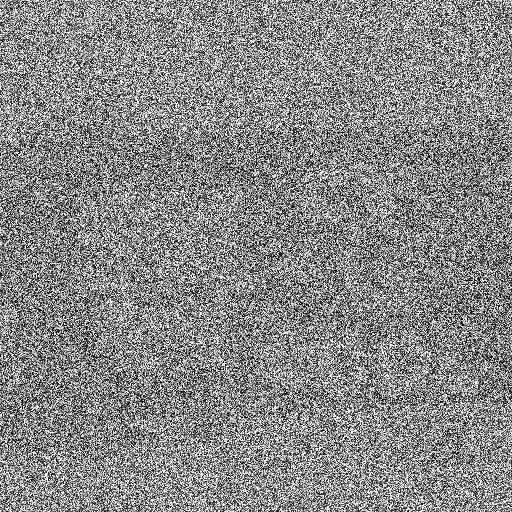
#> input picture Assignment 1 - Image Fundamentals/src/images/photometric_hidden_image.png, 512 x 512 px; the run also reads 1 picture not shown here
$ jupyter execute --allow-errors Assignment1_ImageFundamentals.ipynb
#> lines starting #> are read from the running program, lines starting #| are printed output that depends on the picture
#> further down, photometricHiddenImage is the input picture: shape (512, 512, 3); min 0, max 255, mean 135.8
# Assignment 1 - Image Fundamentals

Class: COMP 5970 - Computer Vision

Author: Chris Hinkson

Email: cmh0201@auburn.edu

*Personal Contribution Statement: This was an individual project and I did everything in it.*

*Generative AI Declaration: ChatGPT was used to explain package syntax and to see examples of how to use package syntax (specifically: cv2, ipywidget, and matplotlib syntax). All code provided here is written by myself with some inspiration from Dr. Aakur's class examples and the examples generated by ChatGPT.*

## Task 1 Report: Photometric Decoder

The goal of Task 1 is to build a Photometric Decoder that reveals a hidden phrase or message in a provided photograph. For full details, see [Assignment1.pdf](../Assignment1.pdf).

### Approach Strategy

My approach strategy for Task 1 was to first build a set of tools that would allow me to easily modify values. I could then use these tools to complete photometric operations to find the optimal configuration for revealing the code.

I started off by just adjusting each setting on its own (brightness, contrast, gamma, greyscale) to see if there were any obvious limits. I made a few initial observations from this:

- I found that each setting for brightness, contrast, and gamma would need a lot of balance
- By setting a modifier to a high value (for brightness, > 1, for contrast, > 5, for gamma, > 3), the image would quickly not even be recognizable as having any content
- Some modifiers, light brightness, did not change the image output as quickly, whereas other modifiers, like gamma, changed the image output at a much faster rate

Note that the above points are likely a cause from both my implementation and the underlying photometric operation. For instance, I could have implemented gamma modification at another scale that would allow for more range. However, because gamma modification is naturally going to make large adjustments and provide different effects for different images, this is not purely related to my implementation either.

After these initial observations, I began testing combinations of the modifications, slowly adjusting each parameter to be slightly more revealing and then moving on to the next photometric modifier. While this is an overall manual and time-consuming process, it allowed me to observe the specific effects that each modifier would have on the target image. I eventually found that brightness values close to 0.5, contrast values around 2-3, and gamma values < 1 performed the best. I continued to make smaller and smaller adjustments until I found the optimal configuration, described in the Results section of this report.

### Implementation

The first step of my implementation was to create a set of tools for modifying the image via photometric operations. I initially made an ImageModifier class that handles the brightness, contrast, gamma, and greyscale adjustments for an image, all of which are based on Dr. Aakur's examples from class. I then created an ImageDisplay class to easily display and save images using matplotlib.

To easily test different photometric operations, I used ipywidgets, which are designed for Jupyter notebooks. These allow for interactive elements to be embedded into the cell output, such as sliders (which I used for changing brightness, contrast, gamma, and greyscale setting) and buttons (which I used to save configurations found in the interactive display).

Overall, the implementation flow provided here is relatively simple: create classes to handle image modifications and display -> use ipywidgets to interactively control these modifications -> identify the best results.

### Dependencies and Runtime Instructions

For Task 1, there are several dependencies required for the program:
1) Python's [Enums](https://docs.python.org/3/library/enum.html), [Warnings](https://docs.python.org/3/library/warnings.html), and [OS](https://docs.python.org/3/library/os.html) for system support
2) [Numpy](https://numpy.org/) for storing images
3) [CV2](https://opencv.org/) for loading and saving images
4) [IPython Display Module](https://ipython.readthedocs.io/en/9.0.0/api/generated/IPython.display.html), [ipywidget](https://ipywidgets.readthedocs.io/en/stable/), and [matplotlib](https://matplotlib.org/) for interactive output
5) [Requests](https://pypi.org/project/requests/) for automatically downloading resources

Two files are needed to successfully run the below code cells. These files are automatically downloaded from my github to ensure that they are available:
1) [The hidden image provided by Dr. Aakur](https://github.com/cmh02/COMP5970---Computer-Vision/blob/944a831032c287104a8c4aa6f5db6e9ad6dd5b00/Assignment%201%20-%20Image%20Fundamentals/src/images/photometric_hidden_image.png)
2) [The best solution I was able to create that uncovers the hidden code](https://github.com/cmh02/COMP5970---Computer-Vision/blob/944a831032c287104a8c4aa6f5db6e9ad6dd5b00/Assignment%201%20-%20Image%20Fundamentals/src/images/Task1BestImage.png)

To run the program, you simply need to run the below three cells. The first cell will create all of the needed classes, and the second will initialize some instances of them and provide an interactive image output with sliders for controlling the image modification parameters and saving any modified images. Note that the save button will save images to the [images](images/) directory. The third and final cell for Task 1 recreates the image configuration that I found best-reveals the secret phrase.

### Task 1 Results

With the interactive image output provided in the second code cell below, I was able to adjust values and find a configuration that best reveals the secret code phrase "CV is cool" (and spongebob). I created the third code cell to always display this configuration.

While other values for the brightness, contrast, gamma, and greyscale setting can also somewhat reveal the phrase, these settings provided the clearest identification of the phrase possible.

[cell 1]
'''
MODULE IMPORTS
'''

# System
import os
import requests
from enum import Enum
from warnings import warn

# Data
import numpy as np

# Image Processing
import cv2

# Display
from IPython.display import display, clear_output
from ipywidgets import interact, FloatSlider, SelectionSlider, Button
import matplotlib.pyplot as plt

'''
FILE DOWNLOADS

This section will download needed files from my github if they are not already present locally.
'''

# Create image directory if it does not exist
os.makedirs("images", exist_ok=True)

# Download the photometric hidden image if it does not exist
if not os.path.exists("images/photometric_hidden_image.png"):
	print("Downloading photometric_hidden_image.png!")
	response = requests.get("https://github.com/cmh02/COMP5970---Computer-Vision/blob/955601d04c60f4bcc52ec903e7d3c9db419c6e86/Assignment%201%20-%20Image%20Fundamentals/src/images/photometric_hidden_image.png?raw=true")
	with open("images/photometric_hidden_image.png", "wb") as hiddenImageFile:
		hiddenImageFile.write(response.content)
	print("File saved to images/photometric_hidden_image.png!")
else:
	print("Photometric hidden image already exists, not downloading.")

# Download the best task1 solution image if it does not exist
if not os.path.exists("images/Task1BestImage.png"):
	print("Downloading Task1BestImage.png!")
	response = requests.get("https://github.com/cmh02/COMP5970---Computer-Vision/blob/955601d04c60f4bcc52ec903e7d3c9db419c6e86/Assignment%201%20-%20Image%20Fundamentals/src/images/Task1BestImage.png?raw=true")
	with open("images/Task1BestImage.png", "wb") as bestImageFile:
		bestImageFile.write(response.content)
	print("File saved to images/Task1BestImage.png!")
else:
	print("Task 1 best image already exists, not downloading.")

'''
ENUM CREATION

Enums are used to help with code readability and usability:
- GreyscaleType: Enum for the different types of grayscale conversions
'''
class GreyscaleType(Enum):
	COLOR = 0
	AVERAGE = 1
	WEIGHTED = 2

'''
IMAGE DISPLAY CLASS

The first class contains methods for displaying images in the Jupyter environment
via IPython display. It also allows for a title to be displayed above the image.
'''
class ImageDisplay:

	# Class Constructor
	def __init__(self):

		# Initialize instance variables
		self.image = None
		self.title = "Image"
		self.axesImage = None

		# Setup matplotlib
		self.fig, self.ax = plt.subplots()
		plt.close(self.fig)

	# Show Image
	# [35 lines left out: functions showImage, saveImage, not called in this run]

'''
IMAGE MODIFICATION CLASS

This class will provide methods for modifying images inline with the assignment
description. Note that this uses cv2's MatLike type for images, since cv2 will be
used for image loading and saving.
'''
class ImageModifier:

	# Class Constructor
	def __init__(self, image: cv2.typing.MatLike):

		# Initialize instance variables
		self.image = image

	# Get Image Method
	# [13 lines left out: function getImage, not called in this run]

	# Change Image Brightness (Inspired by Dr. Aaukur's class example)
	def changeImageBrightness(self, image: cv2.typing.MatLike=None, brightnessModifier: int=0, returnGreyscaleType: GreyscaleType=GreyscaleType.COLOR) -> cv2.typing.MatLike:

		# Ensure image has been set, and if not, use the instance image
#> called with brightnessModifier = 0.45
		if image is None:
			image = self.image

		# Adjust brightness for all pixels in img
		image = (image.astype(np.float32)/255.) + brightnessModifier

		# Perform intensity clipping for [0,1]
		image = np.where(image > 1, 1, image)
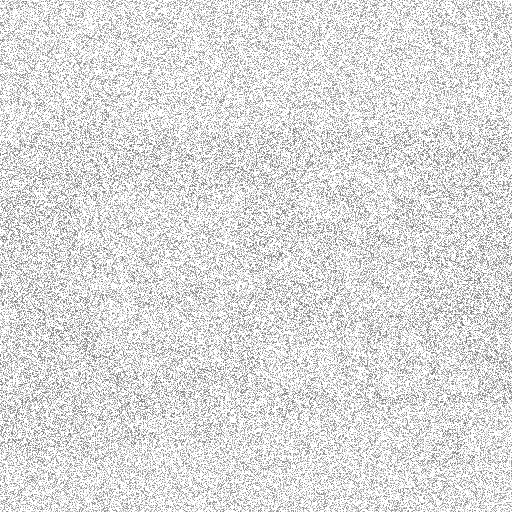
#> image: shape (512, 512, 3) float32; min 0.45, max 1, mean 0.866
		image = np.where(image < 0, 0, image)

		# Set the image back to [0,255]
		image = (image * 255).astype(np.uint8)

		# Return the modified image, in the specified greyscale type
		if returnGreyscaleType == GreyscaleType.AVERAGE:
			return self.changeImageGreyscale(image, GreyscaleType.AVERAGE)
		elif returnGreyscaleType == GreyscaleType.WEIGHTED:
			return self.changeImageGreyscale(image, GreyscaleType.WEIGHTED)
		else:
			return image

	# Make Image Greyscale (Inspired by Dr. Aaukur's class example)
	def changeImageGreyscale(self, image: cv2.typing.MatLike=None, greyscaleType: GreyscaleType=GreyscaleType.WEIGHTED) -> cv2.typing.MatLike:

		# Ensure image has been set, and if not, use the instance image
		if image is None:
			image = self.image

		# Build average-greyscale image
		if greyscaleType == GreyscaleType.AVERAGE:
			greyscaleImage = (image[:,:,0].astype(float) + image[:,:,1].astype(float) + image[:,:,2].astype(float))/3
			greyscaleImage = greyscaleImage.astype (np.uint8)
			return greyscaleImage

		# Build weighted-greyscale image
		elif greyscaleType == GreyscaleType.WEIGHTED:
			greyscaleImage = (0.2125 * image[:,:,0].astype(float) + 0.7154 * image[:,:,1].astype(float) + 0.721 * image[:,:,2].astype(float))/3
			greyscaleImage = greyscaleImage.astype (np.uint8)
			return greyscaleImage

		# If color, return original image
		else:
			return image

	# Change Image Contrast (Inspired by Dr. Aaukur's class example)
	def changeImageContrast(self, image: cv2.typing.MatLike=None, contrastModifier: float=1.0, returnGreyscaleType: GreyscaleType=GreyscaleType.COLOR) -> cv2.typing.MatLike:

		# Ensure image has been set, and if not, use the instance image
#> called with contrastModifier = 2
		if image is None:
			image = self.image

		# Adjust contrast for all pixels in image (can either be single modifier for all or a matrix)
		image = image.astype(np.float32)/255.
		image = contrastModifier * image
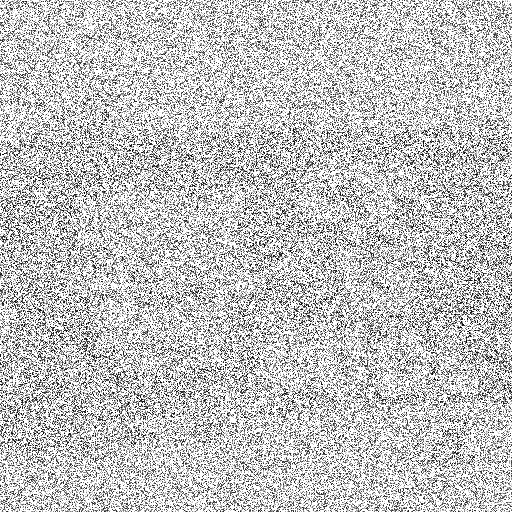
#> image: shape (512, 512, 3) float32; min 0.894, max 2, mean 1.73; drawn with min black and max white

		# Perform intensity clipping for [0,1]
		image = np.where(image > 1, 1, image)
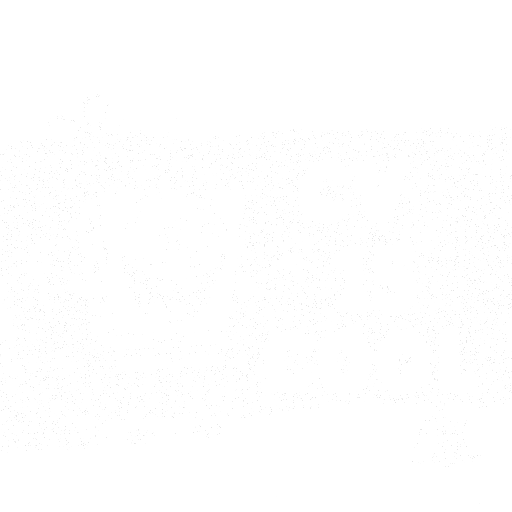
#> image: shape (512, 512, 3) float32; min 0.894, max 1, mean 0.999
		image = np.where(image < 0, 0, image)

		# Set the image back to [0,255]
		image = (image * 255).astype(np.uint8)
#> (the rest of the program and of its run is left out)
